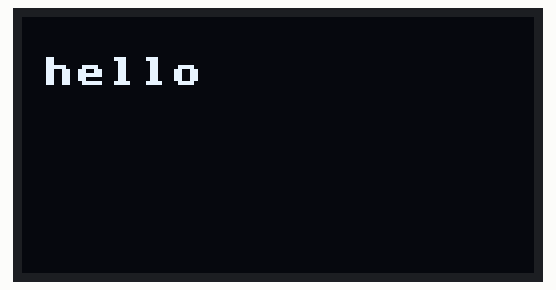
This program was run on a simulated Raspberry Pi Pico running MicroPython. Parts: 128×64 one-colour display. Library files of the repository ran but are not shown: sh1106.py.

Above: at 0.1 s.
At 1.2 s:
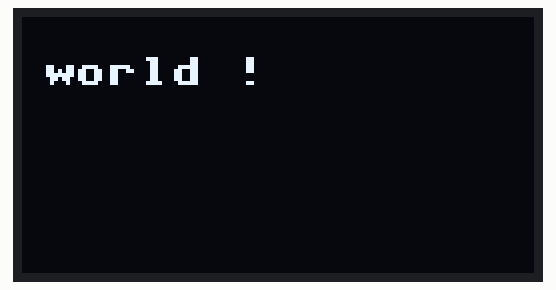

The program:

Hello-Word-sh1106.py
```python
#ajouter le fichier "SH1106.py" à votre pico
from machine import I2C
from sh1106 import SH1106_I2C
import time

i2c = I2C(0) #changer la valeur permet de choisir sur quel broche on veut connecter l'écran
oled = SH1106_I2C(128,64, i2c) #definir la taille de l'écran et sa broche

oled.rotate(True)
oled.fill(0)
oled.text("hello", 5, 10)
oled.show()

while True:
    oled.fill(0)
    oled.text("hello", 5, 10)
    oled.show()
    time.sleep(1)
    oled.fill(0)
    oled.text("world !", 5, 10)
    oled.show()
    time.sleep(1)
```

Measured:
- what the display in image 1 shows lasts 1.1 s, from 1.1 s to 2.2 s
